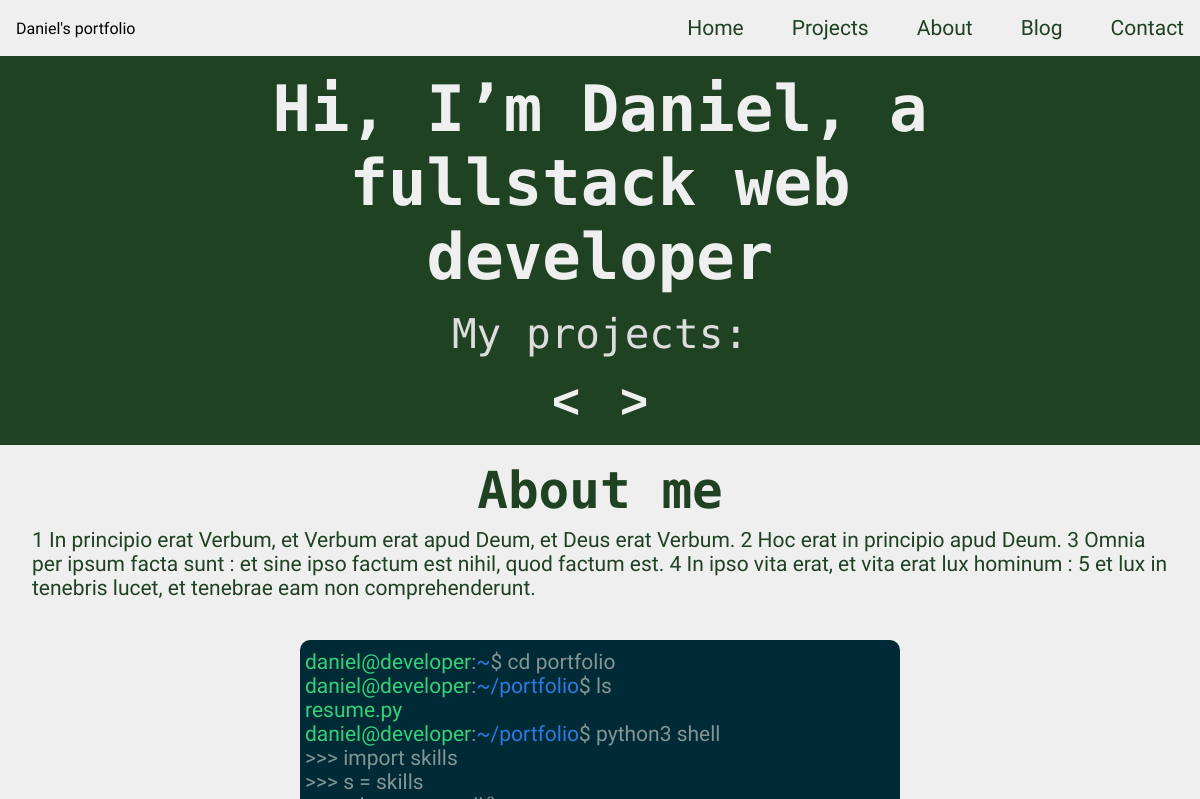
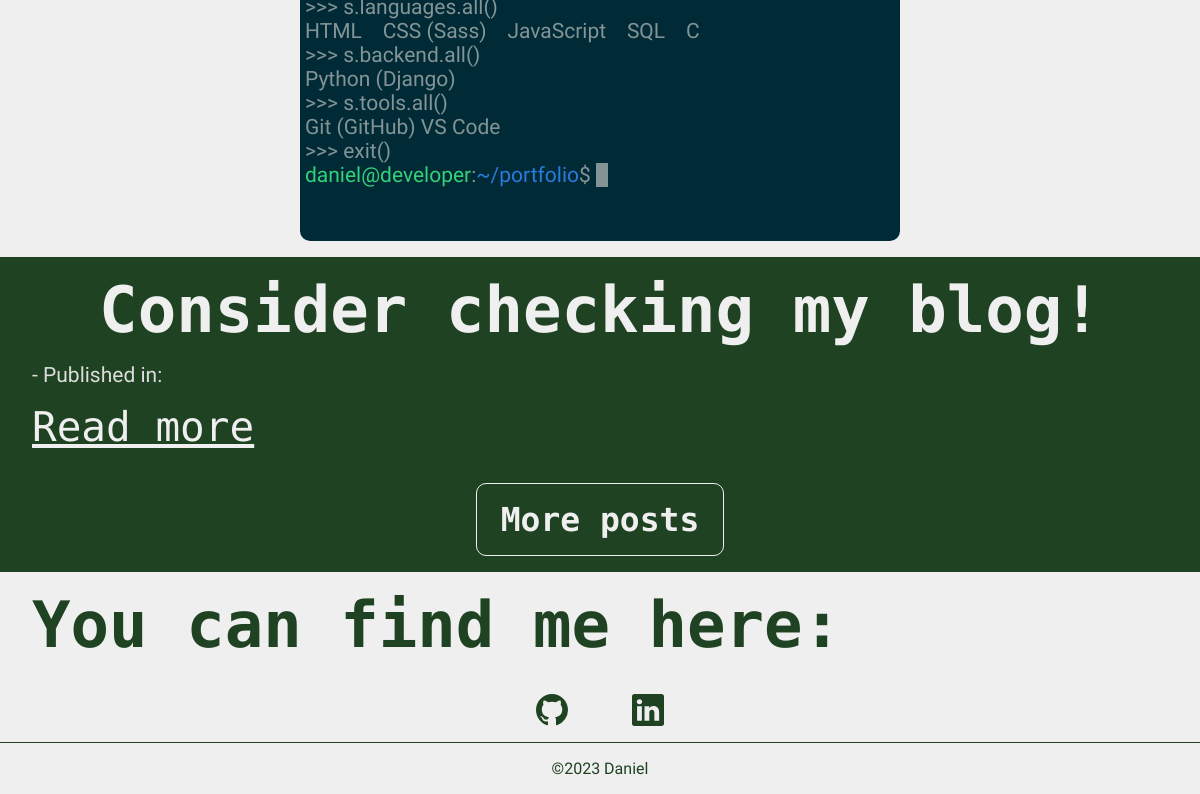
Before: / with the older database file (2 pictures, top to bottom).
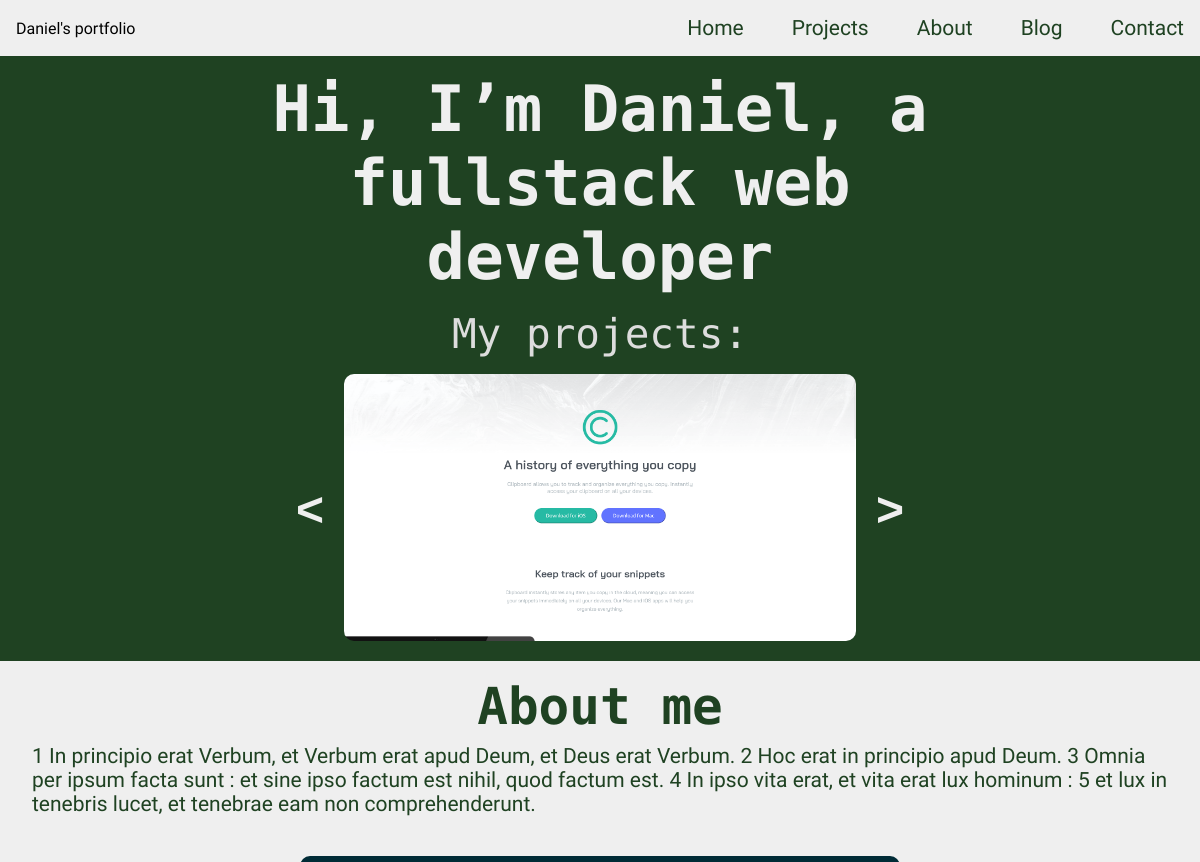
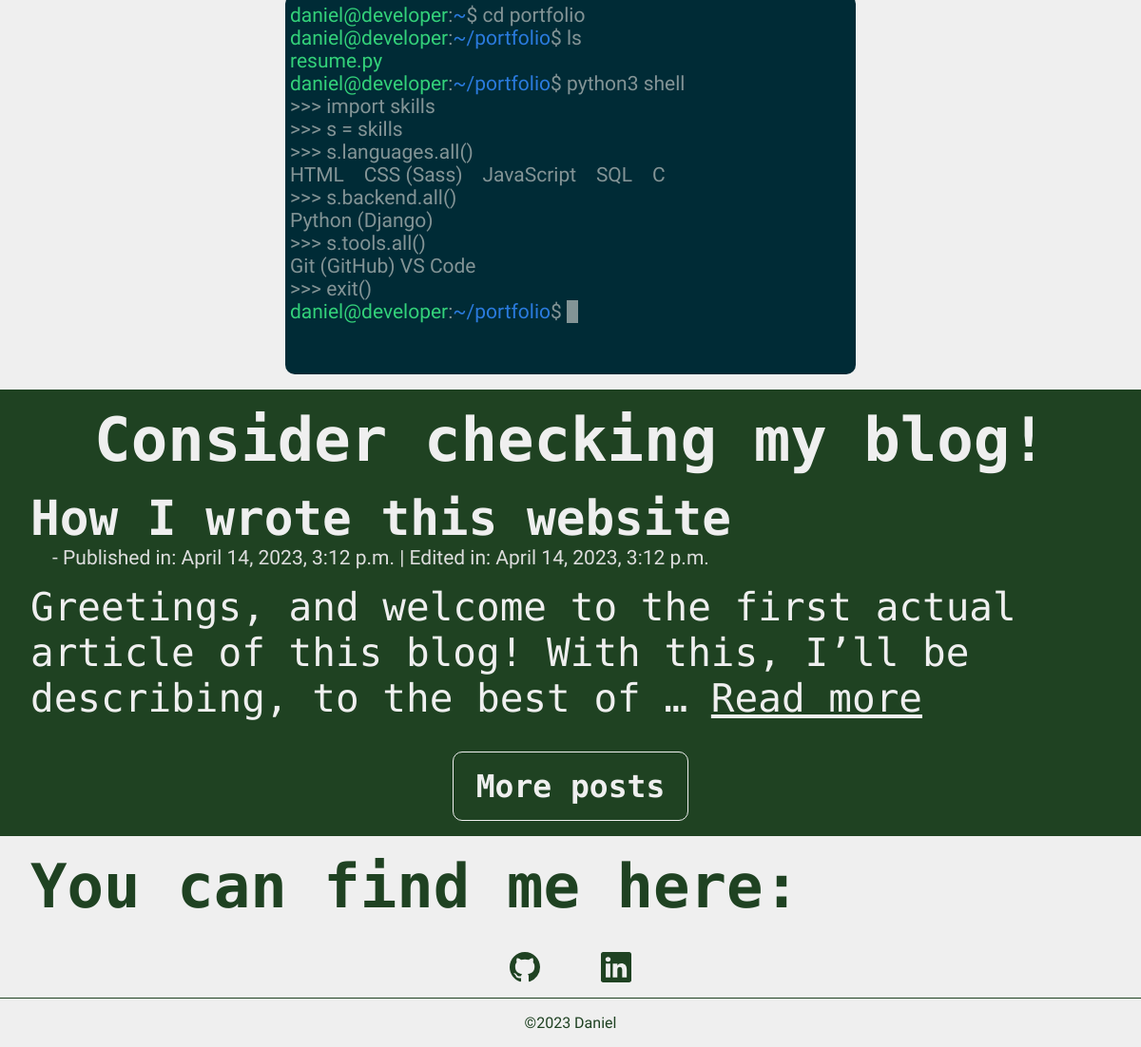
After: the same page with the newer database file (2 pictures, top to bottom).
### mainsite/models.py (models this page shows)
class Project(models.Model):
    title = models.CharField(null=True, max_length=100)
    screens = models.ImageField(upload_to="static/projects")
    pub_date = models.DateTimeField(timezone.now(), auto_now_add=True)
    gitlink = models.URLField()
    class Meta:
        ordering = ['-pub_date']

### blog/models.py (models this page shows, shortened)
class Article(models.Model):
    title = models.CharField(null=True, max_length=100)
    content = models.TextField(null=True)
    pub_date = models.DateTimeField(timezone.now(), auto_now_add=True)
    edit_date = models.DateTimeField(null=True)
    class Meta:
        ordering = ['-pub_date']

### mainsite/views.py (the view)
# urls.py: path("", views.index, name="blog-index"),
def index(request):
    post = Article.objects.first() # It's first() instead of last() because the order is reversed by default in blog.models.py
    return render(request, 'index.html', {
        "article": post,
        "projects": Project.objects.all()
    })

### mainsite/templates/index.html (shortened to what this page needs)
{% extends "base-header.html" %}
{% block body %}
    <div id="projects" class="section hero">
      <div class="flex flex-justcont-c">
        <h1 class="hero-title flex flex-justcont-c flex-alignit-c">Hi, I’m Daniel, a fullstack web developer</h1>
      </div>
      <div class="flex flex-justcont-c">
        <h3 class="hero-sub">
          My projects:
        </h3>
      </div>
      <div class="flex flex-justcont-c">
        <div class="carousel-projects flex flex-justcont-c" data-carousel>
          <div class="flex flex-alignit-c carousel-button-previous">
            <button class="carousel-projects-button carousel-button-previous previous" data-button="previous"><</button>
          </div>
          <ul data-slides>
            {% for project in projects %}
            <li class="slide"{% if forloop.first %}data-active{% endif %}><a href="{{ project.gitlink }}" target="_blank"><img src="{{ project.screens.url }}" class="projects-img" alt="{{ project.title }}"></a></li>
            {% endfor %}
          </ul>
          <div class="flex flex-alignit-c carousel-button-next">
            <button class="carousel-projects-button carousel-button-next next" data-button="next">></button>
          </div>
        </div>
      </div>
    </div>
    <div class="section about" id="about">
      <div class="flex flex-alignit-c about-flex">
        <div class="about-flex about-texts">
          <h2 class="flex about-flex about-title">About me</h2>
          <p class="about-paragraph">1 In principio erat Verbum, et Verbum erat apud Deum, et Deus erat Verbum. 2 Hoc erat in principio apud Deum. 3 Omnia per ipsum facta sunt : et sine ipso factum est nihil, quod factum est. 4 In ipso vita erat, et vita erat lux hominum : 5 et lux in tenebris lucet, et tenebrae eam non comprehenderunt.</p>
        </div>
      </div>
      <div class="desktop flex flex-justcont-c">
        <div class="terminal">
          <div class="terminal-text">
            <div class="flex">
              <p>
                <span class="terminal-color-first">daniel@developer</span>:<span class="terminal-color-second">~</span>$ cd portfolio
              </p>
            </div>
            <p><span class="terminal-color-first">daniel@developer</span>:<span class="terminal-color-second">~/portfolio</span>$ ls</p>
            <p class="terminal-color-first">resume.py</p>
            <p><span class="terminal-color-first">daniel@developer</span>:<span class="terminal-color-second">~/portfolio</span>$ python3 shell</p>
            <p>>>> import skills</p>
            <p>>>> s = skills</p>
            <p>>>> s.languages.all()</p>
            <p class="terminal-line">HTML    CSS (Sass)    JavaScript    SQL    C</p>
            <p>>>> s.backend.all()</p>
            <p>Python (Django)</p>
            <p>>>> s.tools.all()</p>
            <p>Git (GitHub)    VS Code</p>
            <p>>>> exit()</p>
              <p class=""><span class="terminal-color-first">daniel@developer</span>:<span class="terminal-color-second">~/portfolio</span><span class="terminal-line type">$ </span></p>
          </div>
        </div>
      </div>
    </div>
      </div>
    <div class="section mainblog">
      <h1 class="mainblog-main-title flex text flex-justcont-c">Consider checking my blog!</h1>
      <div class="article desktop">
        <div class="bp">
            <div class="flex flex-alignit-c mainblog-article-title">
                <div>
                    <h2 class="bp">
                        <a href="{% url 'article-number' article.id %}" class="bp-title">{{ article.title }}</a>
                    </h2>
                    {% if article.edit_date.year == NULL %}
                        <p class="bp-date"> - Published in: {{ article.pub_date }}</p>
                    {% else %}
                        <p class="bp-date"> - Published in: {{ article.pub_date }} | Edited in: {{ article.edit_date }}</p>
                    {% endif %}
                </div>
            </div>
        </div>
        <h3 class="mainblog-article-body">{{ article.content|safe|truncatewords:20 }}<span> <a href="{% url 'article-number' article.id %}">Read more</a></span></h3>
    </div>
      <h4 class="flex flex-justcont-sa"><a href="{% url 'blog-index' %}" class="mainblog-link">More posts</a></h4>
    </div>
    <div id="contact" class="contact">
      <h1 class="contact-maintext">You can find me here:</h1>
      <div class="flex flex-justcont-c">
        <a href="https://github.com/daniel-web-developer/" target="_blank" class="contact-icon-margin">
        </a>
        <a href="https://www.linkedin.com/in/daniel-caixeta-922446243/" target="_blank">
        </a>
      </div>
    </div>
    <div class="border-bottom">
    </div>
{% endblock %}

### templates/main/base-header.html (shortened to what this page needs)
<!DOCTYPE html>
<html lang="en">
<head>
    {% load static %}
    <link rel="stylesheet" href="{% static 'style.css' %}"/>
  </head>
<body>
  <div class="" id="">
    <div class="flex flex-justcont-sb flex-alignit-c header">
      <a class="">Daniel's portfolio</a>
      <div class="mobile">
        <ul class="flex nav">
            <li class="">
              <a href="{% url 'index' %}" class="">Home</a>
            </li>
            <li class="nav-links">
              <a href="{% url 'index' %}#projects" class="">Projects</a>
            </li>
            <li class="">
              <a href="{% url 'index' %}#about" class="">About</a>
            </li>
            <li class="nav-links">
              <a href="{% url 'blog-index' %}" class="">Blog</a>
            </li>
            <li class="">
              <a href="{% url 'index' %}#contact" class="">Contact</a>
            </li>
        </ul>
      </div>
    </div>
    {% block body %}
    {% endblock %}
    <div class="footer flex flex-alignit-c flex-justcont-c">
      <a href="https://www.linkedin.com/in/daniel-caixeta-922446243/" target="_blank">©2023 Daniel</a>
    </div>
</body>
</html>

Changed rows visible on the page:
added Project: screens (picture)
added Article: title "How I wrote this website", pub_date "April 14, 2023, 3:12 p.m.", edit_date "April 14, 2023, 3:12 p.m.", content "Greetings, and welcome to the first actual article of this blog! With this, I’ll be describing, to the best of …"
Other visible differences:
text now shown: "| Edited in:"
